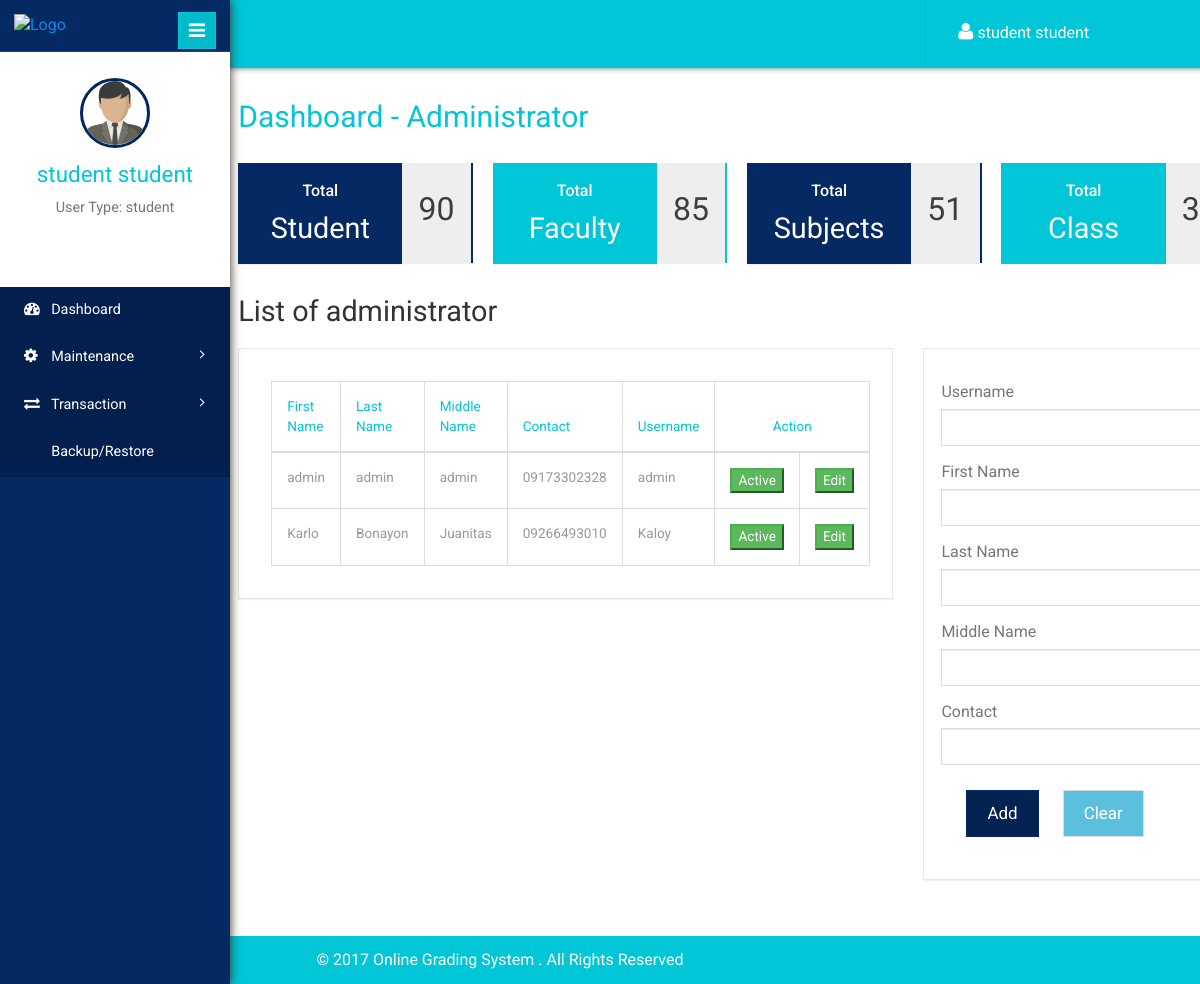
The app's page /admin_dashboard.php (signed in) with its own data.
### tables this page shows
CREATE TABLE `usertbl` (
  `id` int(11) NOT NULL,
  `username` varchar(140) NOT NULL,
  `password` varchar(100) NOT NULL,
  `fname` varchar(140) NOT NULL,
  `mname` varchar(140) NOT NULL,
  `lname` varchar(140) NOT NULL,
  `contact` varchar(140) NOT NULL,
  `usertype` varchar(50) NOT NULL,
  `status` int(11) NOT NULL
);

### session.php (called while the page is built, shortened)
<?php
if (isset($_SESSION['username']))
{
	$username = $_SESSION['username'];
}
else
{
	header("Location: index.php");
	exit();
}
$result = mysqli_query($con,"SELECT * FROM usertbl WHERE username = '$username'")or die(mysqli_error($con));
$user_rows = mysqli_fetch_array($result);
$fname = $user_rows['fname'];
$lname = $user_rows['lname'];
$userType = $user_rows['usertype'];
$name = $fname." ".$lname;
?>

### admin_dashboard.php (the view, shortened to what this page needs)
<!DOCTYPE html>
<html>
<head>
	<?php include "inc/navbar.php"; ?>
</head>
<body>
	<div class="page-container">
		<div class="left-content">
			<?php include "inc/header.php"; ?>
			<div class="outter-wp">
				<div class="sub-heard-part">
					<ol class="breadcrumb m-b-0">
						<li><h2 style="margin-top:0px;"><a>Dashboard - Administrator</a></h2></li>
					</ol>
				</div>
				<div class="graph-visual tables-main">
					<div class="custom-widgets">
						<div class="row-one">
							<div class="col-md-3 widget">
								<div class="stats-left ">
									<h5>Total</h5>
									<h4> Student</h4>
								</div>
								<div class="stats-right">
									<label>90</label>
								</div>
							</div>
							<div class="col-md-3 widget states-mdl">
								<div class="stats-left">
									<h5>Total</h5>
									<h4>Faculty</h4>
								</div>
								<div class="stats-right">
									<label> 85</label>
								</div>
							</div>
							<div class="col-md-3 widget states-thrd">
								<div class="stats-left">
									<h5>Total</h5>
									<h4>Subjects</h4>
								</div>
								<div class="stats-right">
									<label>51</label>
								</div>
							</div>
							<div class="col-md-3 widget states-last">
								<div class="stats-left">
									<h5>Total</h5>
									<h4>Class</h4>
								</div>
								<div class="stats-right">
									<label>30</label>
								</div>
							</div>
						</div>
					</div>
					<h3 class="inner-tittle two">List of administrator </h3>
					<div class="row">
					<form action="crud_function.php" method="post" name="frmActiveAdmin">
						<div class="col-sm-8">
							<div class="graph">
								<div class="tables">
									<table class="table table-bordered">
										<thead>
											<tr>
												<th>First Name</th>
												<th>Last Name</th>
												<th>Middle Name</th>
												<th>Contact</th>
												<th>Username</th>
												<th colspan="2"><center>Action</center></th>
											</tr>
										</thead>
										<tbody>
										<?php
											$query = "SELECT * FROM usertbl WHERE usertype = 'admin'";
											$result = mysqli_query($con, $query);
											while($row = mysqli_fetch_array($result))
											{
										?>
											<tr>
												<td><?php echo $row['fname']; ?></td>
												<td><?php echo $row['lname']; ?></td>
												<td><?php echo $row['mname']; ?></td>
												<td><?php echo $row['contact']; ?></td>
												<td><?php echo $row['username']; ?></td>
												<?php
													if($row['status'] == 0)
													{
														echo "<td><button name='btnActiveAdmin' onclick='activeInactiveAdmin(" .  $row['id']  . ")' class='btn-success'>Active</button></td>";
													}
													else
													{
														echo "<td><button name='btnActiveAdmin' onclick='activeInactiveAdmin(" .  $row['id']  . ")' class='btn-danger'>Inactive</button></td>";
													}
												 ?>
												<td><button class="btn-success" onclick="editAdmin(<?php echo "'" . $row['id'] . "','" . $row['fname'] . "','" . $row['mname'] . "','" . $row['lname'] . "','" . $row['contact'] . "','" . $row['username'] . "'"; ?>)">Edit</button></td>
											</tr>
											<?php
											}
											?>
										</tbody>
									</table>
								</div>
							</div>
						</div>
						</form>
						<div class="col-sm-4">
							<div class="graph">
								<form class="form-horizontal" method="post" name="frmAddAdmin" action="crud_function.php">
									<div class="form-group">
										<label>Username</label>
										<input type="text" class="form-control" name="txtUsername" id="txtUsername" required>
									</div>
									<div class="form-group">
										<label>First Name</label>
										<input type="text" class="form-control" name="txtFirstname" id="txtFirstname" required>
									</div>
									<div class="form-group">
										<label>Last Name</label>
										<input type="text" class="form-control" name="txtLastname" id="txtLastname" required>
									</div>
									<div class="form-group">
										<label>Middle Name</label>
										<input type="text" class="form-control" name="txtMiddlename" id="txtMiddlename" required>
									</div>
									<div class="form-group">
										<label>Contact</label>
										<input type="text" class="form-control" name="txtContact" id="txtContact" required>
									</div>
									<button type="submit" name="btnAddAdmin" id="btnAddAdmin" class="btn btn-primary">Add</button>
									<button type="reset" id="clear" class="btn btn-info" onclick="clean()">Clear</button>
								</form>
							</div>
						</div>
					</div>
				</div>
			</div>
		</div>
	</div>
	<?php include "inc/sidebar.php"; ?>
</div>
</body>
</html>

### inc/header.php (shortened to what this page needs)
<?php include "conn.php"; ?>
<?php include "session.php"; ?>
<div class="inner-content">
	<div class="header-section">
		<div class="top_menu">
			<div class="profile_details_left">
				<ul class="nofitications-dropdown">
					<li class="dropdown note">
						<a href="#" class="dropdown-toggle" data-toggle="dropdown" aria-expanded="false" style="color:#fff;"><i class="fa fa-user"></i> <?php echo $name; ?></a>
					</li>
				</ul>
			</div>
			<div class="clearfix"></div>
		</div>
	</div>

### inc/sidebar.php (shortened to what this page needs)
<footer>
	<p style="color:#fff;padding-right:200px;">&copy 2017 Online Grading System . All Rights Reserved</p>
</footer>
<div class="sidebar-menu">
	<header class="logo">
		<a href="#" class="sidebar-icon"> <span class="fa fa-bars"></span> </a> <a href="admin_dashboard.php"> <img id="logo" src="" alt="Logo"/>
	</a>
</header>
<div class="down">
	<a href="admin_dashboard.php"><img style="width:70px;height:70px;" src="images/businessman.png"></a>
	<a href="admin_dashboard.php"><span class=" name-caret"><?php echo $name; ?></span></a>
	<p>User Type: <?php echo $userType; ?></p>
	<ul>
		<li><a class="tooltips" href="profile.php"><span>Profile</span><i class="lnr lnr-user"></i></a></li>
		<li><a class="tooltips" href="logout.php"><span>Log out</span><i class="lnr lnr-power-switch"></i></a></li>
	</ul>
</div>
<div class="menu">
	<ul id="menu" >
		<li><a href="admin_dashboard.php"><i class="fa fa-tachometer"></i> <span>Dashboard</span></a></li>
		<li id="menu-academico" ><a href="#"><i class="fa fa-cog"></i> <span> Maintenance</span> <span class="fa fa-angle-right" style="float: right"></span></a>
		</li>
		<li id="menu-academico" ><a href="#"><i class="fa fa-exchange"></i> <span> Transaction</span> <span class="fa fa-angle-right" style="float: right"></span></a>
		</li>
		<li><a href="backup.php"><i class="fa fa-database"></i> <span>Backup/Restore</span></a></li>
	</ul>
</div>
</div>

### records on screen
usertbl: name "student student", usertype "student"
usertbl: fname "admin", lname "admin", mname "admin", contact "09173302328", username "admin"
usertbl: fname "Karlo", lname "Bonayon", mname "Juanitas", contact "09266493010", username "Kaloy"
